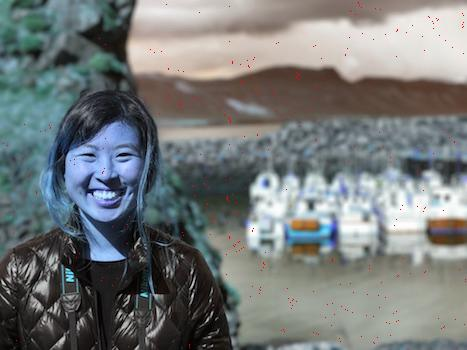
#> input picture tests/01_highlightSeams1/highlightSeams2.jpg, 467 x 350 px
$ python seamCarving.py ../01_highlightSeams1/highlightSeams2.jpg   (Python 2 division)   (older library calls are emulated)
#> lines starting #> are read from the running program, lines starting #| are printed output that depends on the picture; after the words box and inside, x2 and y2 are one past the last pixel; in counts of white or black regions, pixels touching at a corner belong together
import sys

sys.path.append('/usr/local/lib/python2.7/site-packages')

import numpy as np
import cv2
import scipy
import math
from scipy import ndimage
from matplotlib import pyplot as plt
from PIL import Image


def sobel(image):
    im = scipy.misc.imread(image)
    im = im.astype('int32')

    dx = ndimage.sobel(im, 0)  # horizontal derivative
    dy = ndimage.sobel(im, 1)  # vertical derivative
    mag = np.hypot(dx, dy)  # magnitude
    mag *= 255.0 / np.max(mag)  # normalize (Q&D)

    posXDer = np.abs(dx)
    posYDer = np.abs(dy)
    energyFunction = posXDer + posYDer

    return mag

def readImage(image):
    im = cv2.imread( image )
    #im = im.astype(np.uint8)
    return im


def energyFunction(image):
    im = cv2.imread( image )
    im = im.astype(np.uint8)
    img = cv2.cvtColor(im, cv2.COLOR_RGB2GRAY)

    dx = ndimage.sobel(img, 0)  # horizontal derivative
    dy = ndimage.sobel(img, 1)  # vertical derivative
    mag = np.hypot(dx, dy)  # magnitude
    mag *= 255.0 / np.max(mag)  # normalize (Q&D)

    posXDer = np.abs(dx)
    posYDer = np.abs(dy)
    energyFunction = posXDer + posYDer

    return energyFunction


def findMinimumSeam(energyMap):
    rows = len(energyMap)
    columns = len(energyMap[0])
    minPath = []
    # First, an accumulated cost matrix must be constructed by starting at the
    # top edge and iterating through the rows of the energy map.
    accumulatedCost = [[0.0] * columns for i in range(rows)]
    for i in range(0,rows, 1):
        for j in range(0, columns, 1):
            #get topNeighbors if they are valid
            topNeighbors = []
            # The value of the very top row (which obviously
            # has no rows above it) of the accumulated cost matrix is equal to the energy map.
            # Boundary conditions in this step are also taken into consideration.
            # If a neighboring pixel is not available due to the left or right edge,
            # it is simply not used in the minimum of top neighbors calculation.
            if (i == 0):
                accumulatedCost[0][j] = energyMap[0][j]
            if (i-1 > 0): #add top center
                topNeighbors.append(accumulatedCost[i-1][j])
            if (i-1 > 0 and j-1 > 0): #add topleft
                topNeighbors.append(accumulatedCost[i-1][j-1])
            if (i-1 > 0 and j+1 < columns-1): #add topright
                topNeighbors.append(accumulatedCost[i-1][j+1])

            if (len(topNeighbors) == 0):
                break;

            minOfNeighbors = min(topNeighbors)
            print ("topNeighbors", topNeighbors)

            # The value of a pixel in the accumuluated cost matrix is equal to
            # its corresponding pixel value in the energy map added to the minimum of
            # its three top neighbors (top-left, top-center, and top-right) from the
            # accumulated cost matrix.
            accumulatedCost[i][j] = energyMap[i][j] + minOfNeighbors

    # The minimum seam is then calculated by backtracing from the bottom to the top edge.
    # First, the minimum value pixel in the bottom row of the accumulated cost matrix
    # is located. This is the bottom pixel of the minimum seam.
    # The seam is then traced back up to the top row of the accumulated cost matrix by following.
    # The minimum seam coordinates are recorded.
    minPath = []
    minNeighbors = []
    print ("accumulatedCost", accumulatedCost)

    minBottomPixelX = np.argmin(accumulatedCost[rows-1])
    currMinX = minBottomPixelX
    minPath.append((currMinX,rows-1))

    for i in range(rows-2,-1,-1):
        minNeighbors = []

        if (i-1 > 0 and currMinX+1 < columns-1): #add topright
            minNeighbors.append(accumulatedCost[i-1][currMinX+1])
        if (i-1 > 0): #add top center
            minNeighbors.append(accumulatedCost[i-1][currMinX])
        if (i-1 > 0 and currMinX-1 > 0): #add topleft
            minNeighbors.append(accumulatedCost[i-1][currMinX-1])
        if (len(minNeighbors) == 0):
            minNeighbors.append(accumulatedCost[i][j])
            break
        currMinX = np.argmin(minNeighbors) - 1 + currMinX
        #subtract 1 because can be left, mid, right. left = -1, mid = 0
        minPath.append((currMinX,i))
        print("lengthY", len(accumulatedCost[i]))
        print("argmin",  np.argmin(minNeighbors))
        print("currMinX", (currMinX,i))

    return minPath

def highlightSeam(image, path):
    rows = len(path)
    highlightedEnergyMap = image
    print("highlightedEnergyMap 0,1", highlightedEnergyMap[0][1])

    for i in range(rows-1,-1, -1):
        highlightedEnergyMap[path[i][1]][path[i][0]] = [255, 0, 0]

    return highlightedEnergyMap

def deleteSeam(image, path):
    rows = len(image)
    columns = len(image[0])
    deleted = np.zeros((rows, columns-1, 3), dtype=np.uint8)

    for y in range(rows-1):
    	for x in range(columns-1):
            if (x,y) in path:
    	       deleted[y][x] = image[y][x+1]
            else:
               deleted[y][x] = image[y][x]

    return deleted

def main():
    image = readImage(sys.argv[1])
#> in readImage, im is the input picture: shape (350, 467, 3); mean B, G, R 122.2, 122, 117.4
    energyMap = energyFunction(sys.argv[1])
#> in energyFunction, `img = cv2.cvtColor(im, cv2.COLOR_RGB2GRAY)`:
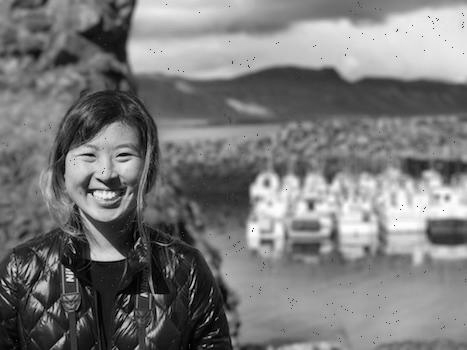
#> img: shape (350, 467); min 0, max 255, mean 121.6
#> in energyFunction, `dx = ndimage.sobel(img, 0)`:
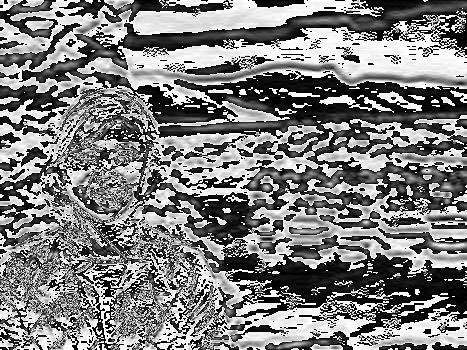
#> dx: shape (350, 467); min 0, max 255, mean 127.1
#> in energyFunction, `dy = ndimage.sobel(img, 1)`:
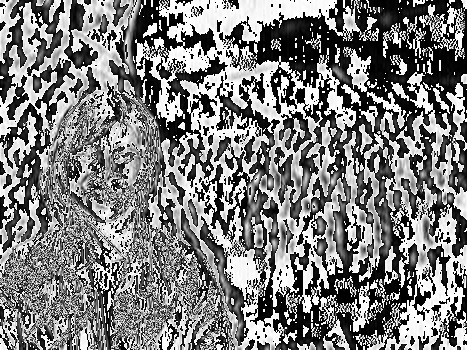
#> dy: shape (350, 467); min 0, max 255, mean 125.5
#> in energyFunction, `mag = np.hypot(dx, dy)`:
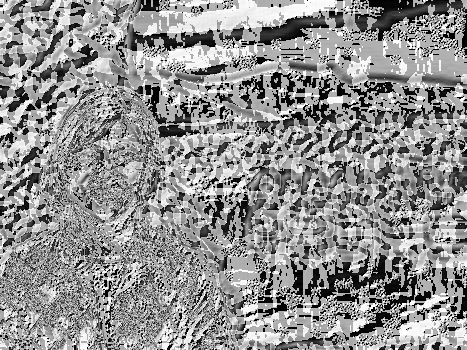
#> mag: shape (350, 467) float16; min 0, max 360.5, mean 205.1; drawn with min black and max white
#> in energyFunction, `energyFunction = posXDer + posYDer`:
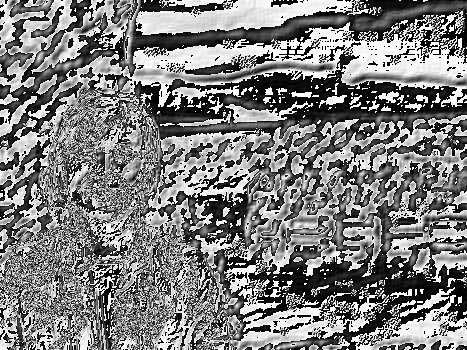
#> energyFunction: shape (350, 467); min 0, max 254, mean 125.9
    returnPath = findMinimumSeam(energyMap)
#> in findMinimumSeam, `rows = len(energyMap)`: rows = 350
#> in findMinimumSeam, `columns = len(energyMap[0])`: columns = 467
#> in findMinimumSeam, `accumulatedCost = [[0.0] * columns for i in range(rows)]`: accumulatedCost = 350 items
#> in findMinimumSeam, `minBottomPixelX = np.argmin(accumulatedCost[rows-1])`: minBottomPixelX = 349
#> the loop in findMinimumSeam, `for i in range(rows-2,-1,-1):` made 348 passes
#> currMinX on passes 1 to 3: 350, 351, 352
#> after the loop in findMinimumSeam, `for i in range(rows-2,-1,-1):`: currMinX = 394; minPath = 348 pairs, first value 340 to 411, second value 2 to 349
#> returnPath has the same summary as minPath in findMinimumSeam
    highlightedEnergyMap = highlightSeam(image, returnPath)
#> in highlightSeam, `rows = len(path)`: rows = 348
#> after the loop in highlightSeam, `for i in range(rows-1,-1, -1):`:
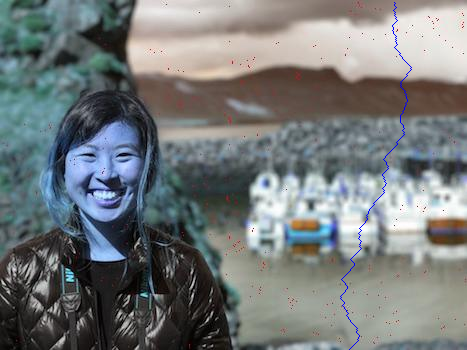
#> highlightedEnergyMap: shape (350, 467, 3); 0.21% of pixels changed, all inside (x1, y1, x2, y2) = (340, 2, 412, 350)
    scipy.misc.imsave('seam.jpg', highlightedEnergyMap)

    print("highlighted",highlightedEnergyMap)
    deleted = deleteSeam(image, returnPath)
#> in deleteSeam, `rows = len(image)`: rows = 350
#> in deleteSeam, `columns = len(image[0])`: columns = 467
#> in deleteSeam, `deleted = np.zeros((rows, columns-1, 3), dtype=np.uint8)`: deleted: shape (350, 466, 3); every value is 0
    img = Image.fromarray(deleted, 'RGB')
    img.save('deleted.png')
    img.show()

if __name__ == "__main__":
	main()
